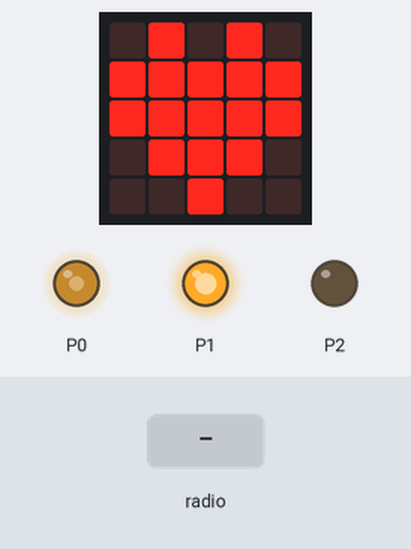
Simulated run of this program. Board: BBC micro:bit (MakeCode). On the bench: the board's 5×5 LED display, output pins drawn as LEDs (lit = HIGH). Inputs (shaded band) come from the test bench.

Above: at 1.8 s.
1.9 s: radio message "Y=1" arrives
3.4 s: radio message "Y=100" arrives
Timing chart, 0 to 6.4 s (numbered marks = the images above; inputs shaded):
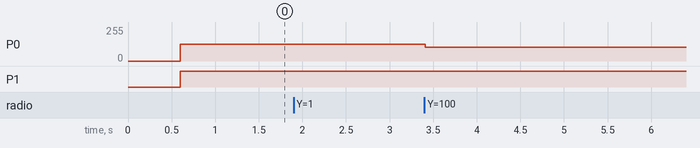

The program:

main.ts
```typescript
radio.onReceivedValue(function (name, value) {
    if (name == "X") {
        X = value
    } else if (name == "Y") {
        Y = value
    }
})
let Y = 0
let X = 0
radio.setGroup(9)
X = 0
Y = 0
basic.showIcon(IconNames.Heart)
basic.forever(function () {
    if (X > 512) {
        pins.digitalWritePin(DigitalPin.P1, 1)
        pins.digitalWritePin(DigitalPin.P2, 0)
        pins.analogWritePin(AnalogPin.P0, X - 512)
    } else if (X < 508) {
        pins.digitalWritePin(DigitalPin.P1, 1)
        pins.digitalWritePin(DigitalPin.P2, 0)
        pins.analogWritePin(AnalogPin.P0, 508 - X)
    } else {
        pins.analogWritePin(AnalogPin.P0, 0)
    }
    if (Y > 512) {
        pins.digitalWritePin(DigitalPin.P1, 1)
        pins.digitalWritePin(DigitalPin.P2, 0)
        pins.analogWritePin(AnalogPin.P0, Y - 512)
    } else if (Y < 508) {
        pins.digitalWritePin(DigitalPin.P1, 1)
        pins.digitalWritePin(DigitalPin.P2, 0)
        pins.analogWritePin(AnalogPin.P0, 508 - Y)
    } else {
        pins.analogWritePin(AnalogPin.P0, 0)
    }
})
```

test.ts
```typescript
// testene settes inn her; disse vil ikke kompilert så lenge denne pakken blir brukt som en utvidelse.
```

Measured:
- after the input at 1.9 s, P0: 127/255 → 126/255 at once
- after the input at 3.4 s, P0: 126/255 → 102/255 at once
